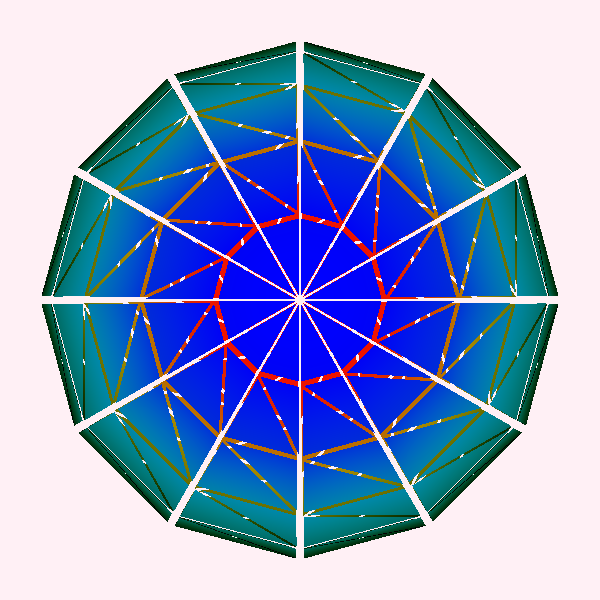

Reproduce this figure in Python.
#!/usr/bin/env python

# Shrink the cells of a sphere and color by elevation.

# Factory overrides: importing these modules registers the OpenGL rendering
# and interaction style implementations for vtkRenderingCore factory classes.
import vtkmodules.vtkInteractionStyle  # noqa: F401
import vtkmodules.vtkRenderingOpenGL2  # noqa: F401

# VTK pipeline classes used in this example
from vtkmodules.vtkFiltersCore import vtkElevationFilter
from vtkmodules.vtkFiltersGeneral import vtkShrinkFilter
from vtkmodules.vtkFiltersSources import vtkSphereSource
from vtkmodules.vtkRenderingCore import (
    vtkActor,
    vtkDataSetMapper,
    vtkRenderWindow,
    vtkRenderWindowInteractor,
    vtkRenderer,
)

# Colors (normalized RGB)
lavender_blush_rgb = (1.0, 0.941, 0.961)

# Source: generate sphere polygon data
sphere = vtkSphereSource()
sphere.SetThetaResolution(12)
sphere.SetPhiResolution(12)

# ShrinkFilter: pull each cell inward by a factor of 0.9
shrink = vtkShrinkFilter()
shrink.SetInputConnection(sphere.GetOutputPort())
shrink.SetShrinkFactor(0.9)

# ElevationFilter: color cells by height (z-axis)
color_it = vtkElevationFilter()
color_it.SetInputConnection(shrink.GetOutputPort())
color_it.SetLowPoint(0, 0, -0.5)
color_it.SetHighPoint(0, 0, 0.5)

# Mapper: map data set to graphics primitives
mapper = vtkDataSetMapper()
mapper.SetInputConnection(color_it.GetOutputPort())

# Actor: assign the mapped geometry
actor = vtkActor()
actor.SetMapper(mapper)

# Renderer: assemble the scene
renderer = vtkRenderer()
renderer.GetCullers().RemoveAllItems()
renderer.AddActor(actor)
renderer.SetBackground(lavender_blush_rgb)

# Window: display the rendered scene
render_window = vtkRenderWindow()
render_window.AddRenderer(renderer)
render_window.SetWindowName("loop shrink")
render_window.SetMultiSamples(0)
render_window.SetSize(600, 600)

# Scene: configure camera
render_window.Render()
renderer.GetActiveCamera().Zoom(1.5)

# Interactor: handle mouse and keyboard events
render_window_interactor = vtkRenderWindowInteractor()
render_window_interactor.SetRenderWindow(render_window)

# Launch the interactive visualization
render_window_interactor.Initialize()
render_window_interactor.Start()
